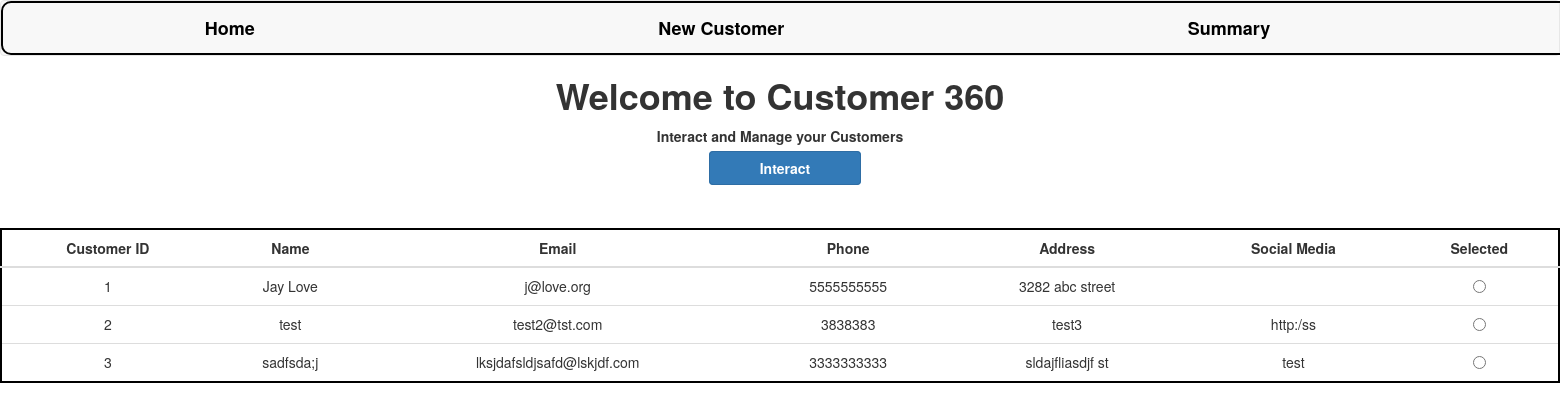
The page / on the database its author committed.
### customer360/models.py (models this page shows, shortened)
class Customer(models.Model):
    id = models.AutoField(primary_key=True)  # AutoField for unique identifier
    name = models.CharField(max_length=100)  # CharField for name with maximum length 100
    email = models.EmailField(max_length=100)  # EmailField for email with maximum length 100
    phone = models.CharField(max_length=20)  # CharField for phone with maximum length 20
    address = models.CharField(max_length=200)  # CharField for address with maximum length 200
    social_media = models.CharField(max_length=100, blank=True)  # CharField for social media with maximum length 100 (optional)

### customer360/views.py (the view)
# urls.py: path('', views.index, name="index"),
def index(request):
    customers = Customer.objects.all()
    context = {"customers": customers}
    return render(request, "index.html", context=context)

### customer360/templates/index.html (shortened to what this page needs)
{% extends 'base.html' %}
{% load static %}
{% block content %}
<html>
    <head>
    </head>
    <body>
        <h1>Welcome to Customer 360</h1>
        <p>Interact and Manage your Customers</p>
        <a class="btn btn-primary" style="font-weight:bold; display:inline" onclick="set_customer()">Interact</a>
        <table class="table">
            <thead>
                <tr>
                    <th>Customer ID</th>
                    <th>Name</th>
                    <th>Email</th>
                    <th>Phone</th>
                    <th>Address</th>
                    <th>Social Media</th>
                    <th>Selected</th>
                </tr>
            </thead>
            <tbody>
                {% for customer in customers %}
                    <tr>
                        <td>{{customer.id }}</td>
                        <td>{{customer.name }}</td>
                        <td>{{customer.email }}</td>
                        <td>{{customer.phone }}</td>
                        <td>{{customer.address }}</td>
                        <td>{{customer.social_media }}</td>
                        <td>
                            <input type="radio" name="selected_customers" value="{{ customer.id }}">
                        </td>
                    </tr>
                {% endfor %}
            </tbody>
        </table>
    </body>
</html>
{% endblock content %}

### static/css/main.css (style rules this page uses)
body { text-align: center; margin: auto; }
h1, p { font-weight: bold; }
table { margin: auto; border: 2px solid #000000; margin-top: 50px; border-radius: 15px; background-color: white; text-align: center; }
th { text-align: center; }
.btn { display: flex; margin-top: 10px; margin-bottom: 10px; padding-left: 50px; padding-right: 50px; text-align: left; margin-left: 10px; }

### rows shown on the page
Customer: id "1", name "Jay Love", email "j@love.org", phone "5555555555", address "3282 abc street"
Customer: id "2", name "test", email "test2@tst.com", phone "3838383", address "test3", social_media "http:/ss"
Customer: id "3", name "sadfsda;j", email "lksjdafsldjsafd@lskjdf.com", phone "3333333333", address "sldajfliasdjf st", social_media "test"
